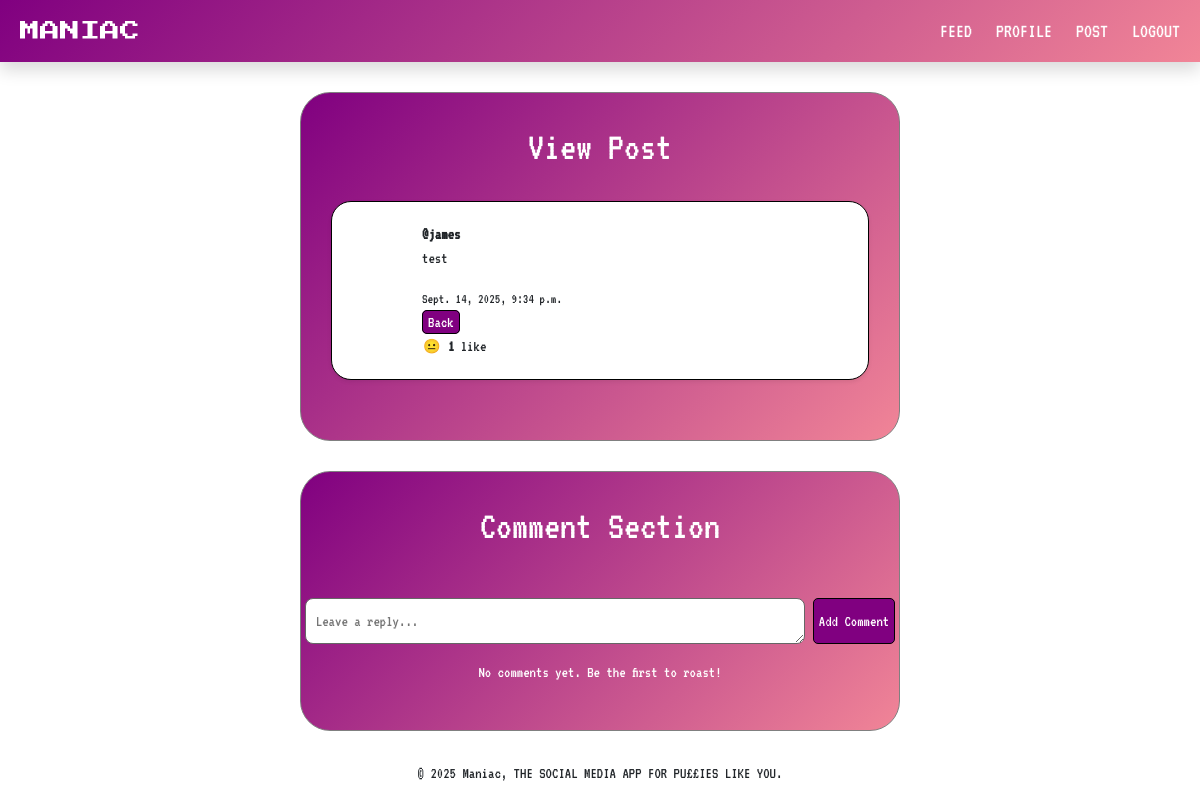
Page /post/16/view/ (signed in) on the earlier database version.
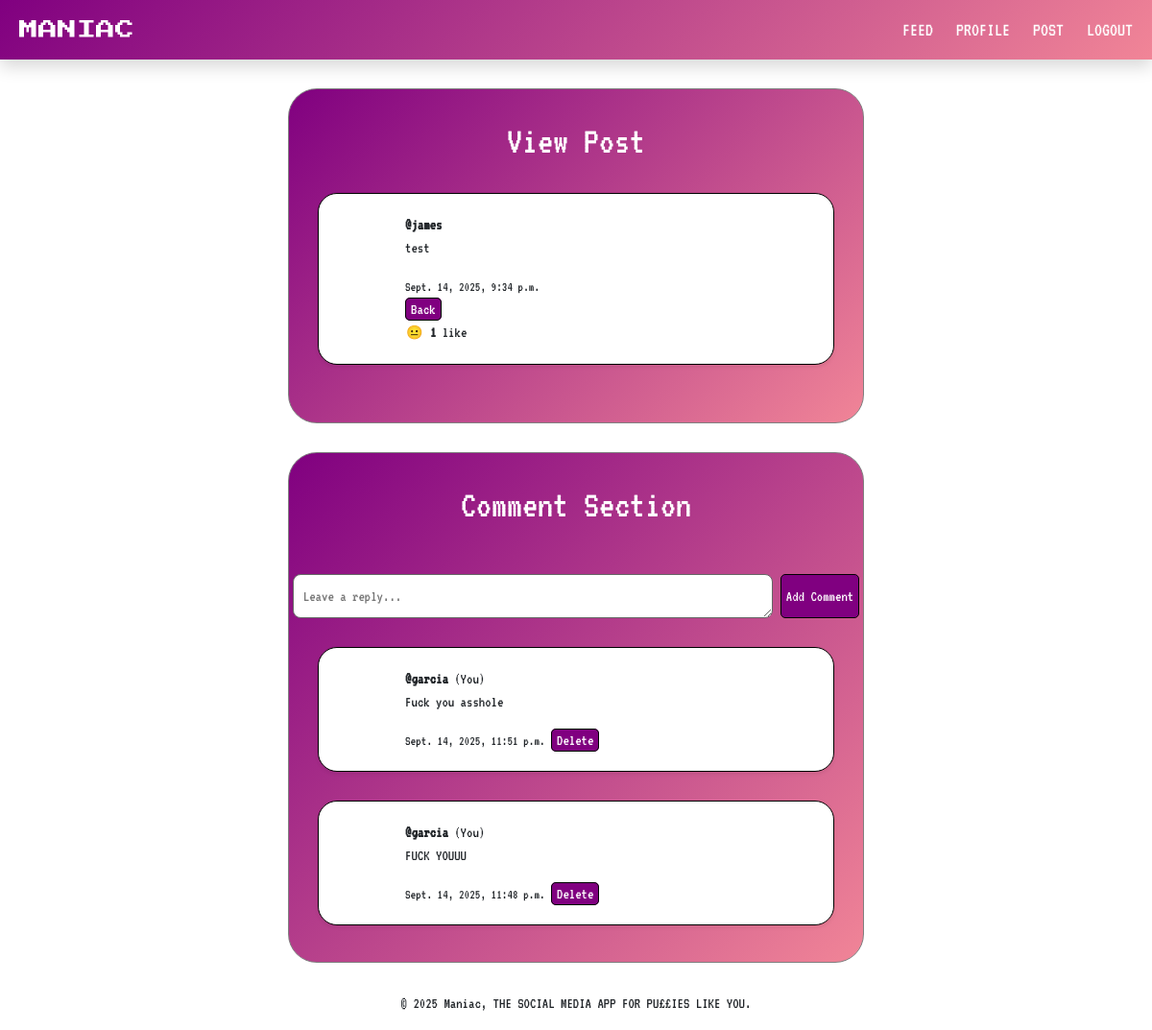
Same page on the later database version.
### core/models.py (models this page shows, shortened)
class Comment(models.Model):
    post = models.ForeignKey("Post", on_delete=models.CASCADE, related_name="comments")
    author = models.ForeignKey(User, on_delete=models.CASCADE)
    content = models.TextField()
    created_at = models.DateTimeField(auto_now_add=True)

### core/views.py (the view)
# urls.py: path('post/<int:post_id>/view/', views.view_post, name='view_post'),
@login_required(login_url='login')
def view_post(request, post_id):
    post = get_object_or_404(Post, id=post_id)
    comments = post.comments.all().order_by("-created_at")
    if request.method == 'POST':
        form = CommentForm(request.POST)
        if form.is_valid():
            comment = form.save(commit=False)
            comment.post = post
            comment.author = request.user
            comment.save()
            return redirect('view_post', post_id=post.id)
    else:
        form = CommentForm()
    return render(request, 'core/view_post.html', {
        'post': post,
        'comments': comments,
        'form': form,
    })

### core/forms.py
class CommentForm(forms.ModelForm):
    class Meta:
        model = Comment
        fields = ['content']
        widgets = {
            'content': forms.Textarea(attrs={'rows': 1, 'placeholder': 'Leave a reply...'}),
        }

### core/models.py (called while the page is built)
    def total_likes(self):
        return self.likes.count()

### core/templates/core/view_post.html (shortened to what this page needs)
{% extends "core/base.html" %}
{% block content %}
  <div class="container-feed-styling">
    <h1 class="font-for-text text-center text-white fs-1" style="font-size: 30px">View Post</h1>
      <div class="container-post-styling font-for-text shadow-sm">
        <strong>@{{ post.author.username }}</strong>
        <p>{{ post.content }}</p>
        <small>{{ post.created_at }}</small>
        <div class="ms-auto">
            <a class="post-button" href="{% url 'feed' %}">Back</a>
        </div>
        <form method="post" action="{% url 'like_post' post.id %}">
          <div class="d-flex flex-row">
            <div>
              {% if user in post.likes.all %}
                <button type="submit" class="btn btn-sm p-0">😂</button>
              {% else %}
                <button type="submit" class="btn btn-sm p-0">😐</button>
              {% endif %}
              <strong>{{ post.total_likes }}</strong>
              {% if post.total_likes == 1 %} like {% else %} likes {% endif%}
            </div>
          </div>
        </form>
      </div>
  </div>
  <div class="container-feed-styling">
  <h2 class="font-for-text text-center text-white fs-1" style="font-size: 30px">Comment Section</h2>
    <form method="post" class="mb-3 font-for-text flex-column gap-3 mt-lg-5">
        <div class="d-flex justify-content-center flex-row gap-2">
            {{ form.content }}
            <button type="submit" name="comment_submit" class="post-button font-for-text">Add Comment</button>
        </div>
    </form>
    {% for comment in comments %}
        <div class="container-post-styling font-for-text shadow-sm mb-2">
            <strong>@{{ comment.author.username }}</strong>
            {% if comment.author == user %}(You){% endif %}
            <p>{{ comment.content }}</p>
            <small>{{ comment.created_at }}</small>
            {% if comment.author == user %}<a class="post-button" href="{% url 'delete_comment' comment.id %}">Delete</a>{% endif %}
        </div>
    {% empty %}
        <p class="text-white text-center font-for-text">No comments yet. Be the first to roast!</p>
    {% endfor %}
    </div>
{% endblock %}

Differences in the rows shown:
added Comment: author.username "garcia", shows "(You)", content "Fuck you asshole", created_at "Sept. 14, 2025, 11:51 p.m.", shows "Delete"
added Comment: author.username "garcia", shows "(You)", content "FUCK YOUUU", created_at "Sept. 14, 2025, 11:48 p.m.", shows "Delete"
Other differences:
text no longer shown: "No comments yet. Be the first to roast!"
